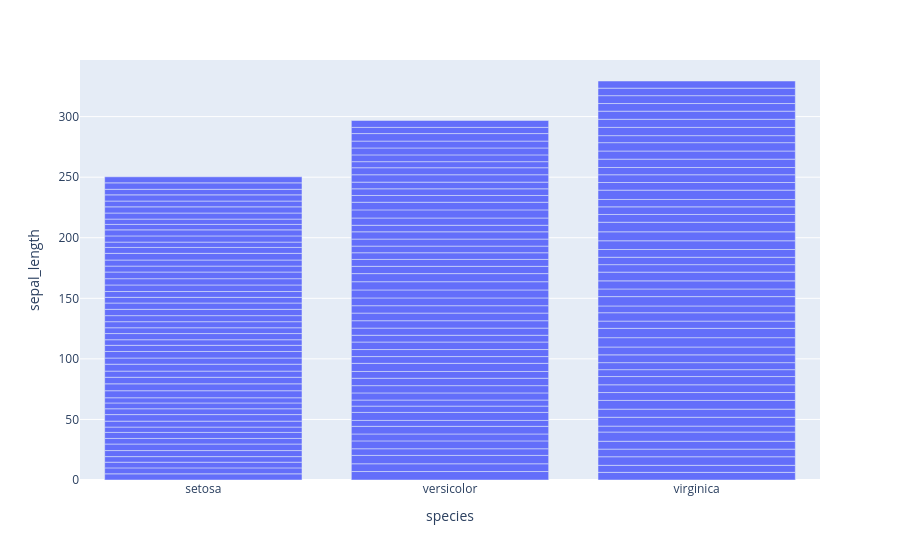

The notebook cell saved with this chart:
### Code cell
fig = px.bar(df,x='species',y='sepal_length')
fig.show()

### Figure 1 — Plotly figure (JSON) as saved in the notebook; plotly's stock layout.template omitted (floating-point values rounded to 4 significant figures; data arrays with more than 128 entries replaced by an {"elided": "..."} marker saying what was removed)
{"data": [{"hovertemplate": "species=%{x}<br>sepal_length=%{y}<extra></extra>", "legendgroup": "", "marker": {"color": "#636efa", "pattern": {"shape": ""}}, "name": "", "orientation": "v", "showlegend": false, "textposition": "auto", "type": "bar", "x": {"elided": "150 str values"}, "xaxis": "x", "y": {"elided": "150 float values"}, "yaxis": "y"}], "layout": {"barmode": "relative", "legend": {"tracegroupgap": 0}, "margin": {"t": 60}, "xaxis": {"anchor": "y", "domain": [0, 1], "title": {"text": "species"}}, "yaxis": {"anchor": "x", "domain": [0, 1], "title": {"text": "sepal_length"}}}}
